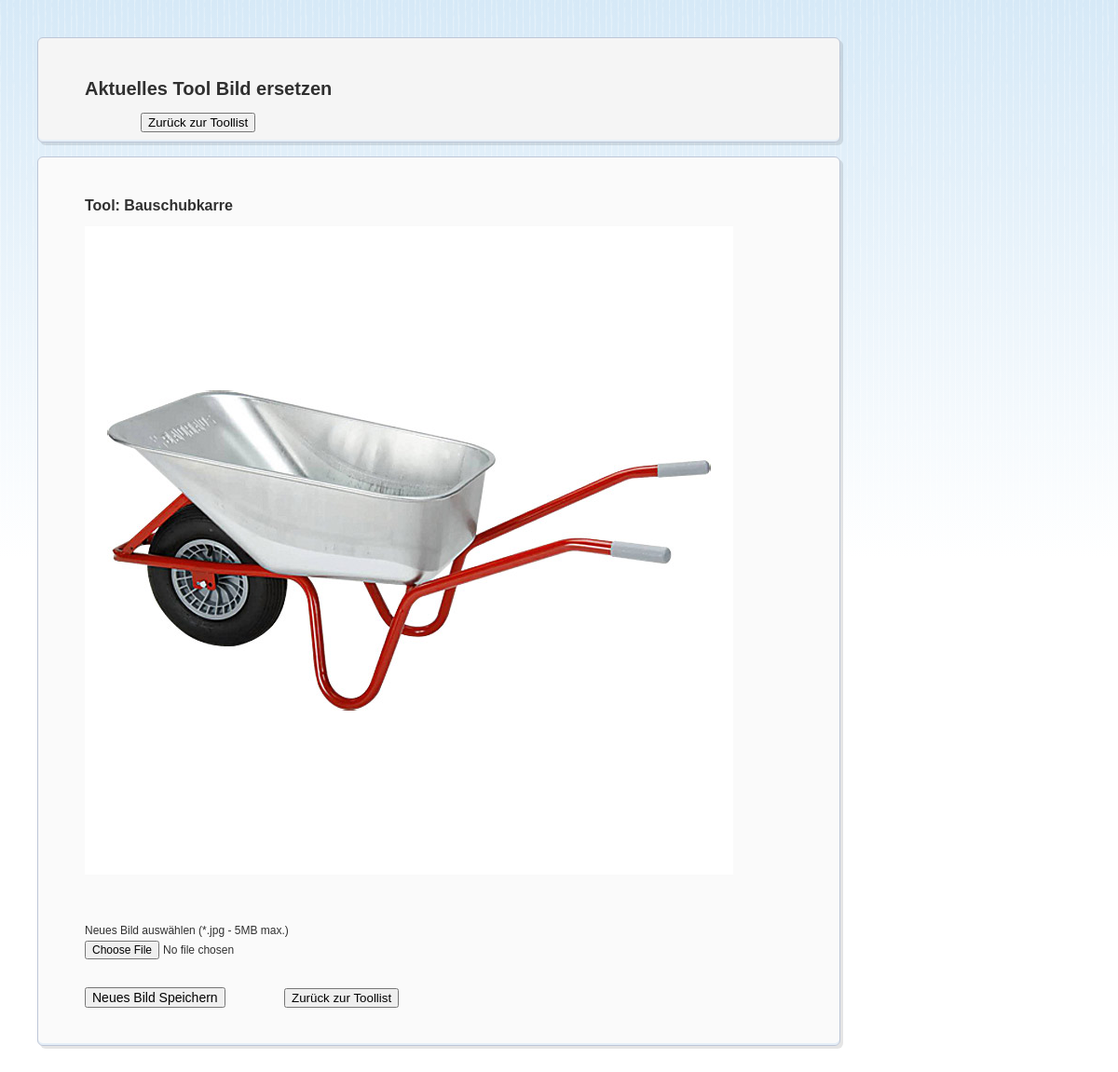
The page /admin/uploadpicture.php?id=11&picture=11.jpg (signed in) on the database its author committed.
### tables this page shows
CREATE TABLE `tool` (
  `id` int(5) UNSIGNED NOT NULL,
  `name` varchar(50) NOT NULL,
  `description` varchar(750) DEFAULT NULL,
  `status_id` tinyint(1) UNSIGNED NOT NULL,
  `picture` varchar(150) DEFAULT NULL,
  `link` varchar(450) DEFAULT NULL,
  `requirements` varchar(500) DEFAULT NULL,
  `year` int(4) UNSIGNED DEFAULT NULL,
  `category_id` int(5) UNSIGNED NOT NULL,
  `owner_id` int(5) UNSIGNED ZEROFILL NOT NULL
);

### admin/uploadpicture.php (the view, shortened to what this page needs)
<?php
include("../dbconn.php");
$id = @$_REQUEST["id"];
$pfad = "../toolpics/";
?>
<!DOCTYPE html>
<html lang="en">
<head>
    <link rel="stylesheet" type="text/css" href="../css/admin.css">
</head>
<body>
    <div class="border">
        <h1>Aktuelles Tool Bild ersetzen</h1>
        <button class="form_button_right_upload" type="button" name="button" value="zurueck" onClick="window.location.href = 'toollist.php';">Zurück zur Toollist</button>
    </div>
    <div id="content" class="border">
        <?php
        $sql = "SELECT * FROM tool WHERE id = $id";
        $result = mysqli_query($conn, $sql);
        $datensatz = mysqli_fetch_assoc($result);
        $name = $datensatz["name"];
        $picture = $datensatz["picture"];
        echo "<h2>Tool: $name </h2>";
        echo "<div class=\"datensatz\">\n";
        if (is_file($pfad . $picture)) {
            echo "<img class=\"adminpicture\" src=\"${pfad}${picture}\" alt=\"${name}\" title=\"${name}\" />";
        }
        else {
            echo "<img class=\"adminbild\" src=\"${pfad}default.jpg\" alt=\"kein Bild\" title=\"kein Bild\" />";
            echo "kein Bild vorhanden";
        }
        echo "</div>\n";
        ?>
        <div id="formular">
            <form method="post" action="<?php echo $_SERVER["SCRIPT_NAME"] ?>" enctype="multipart/form-data">
                <section id="section_input">
                    <label class="form_label" for="datei">Neues Bild auswählen (*.jpg - 5MB max.)</label>
                    <input class="form_input" type="file" name="datei" id="datei" size="32" maxlength="100">
                </section>
                <section id="section_submit">
                    <button class="form_button" type="submit" name="button" value="speichern">Neues Bild Speichern</button>
                    <button class="form_button_right_upload" type="button" name="button" value="zurueck" onClick="window.location.href = 'toollist.php';">Zurück zur Toollist</button>
                </section>
            </form>
        </div>
    </div>
</body>
</html>

### css/admin.css (style rules this page uses)
body { margin: 0px; padding: 40px; font-family: Verdana,Arial,sans-serif; color: rgb(48, 48, 48); background-image: url("stripes.png"), linear-gradient(rgb(214, 233, 247), rgb(255, 255, 255) 600px); background-repeat: repeat-x, no-repeat; font-family: Verdana, Arial, Helvetica, sans-serif; font-size: 12px; }
h1 { font-size: 20px; font-weight:bold; background-color:WhiteSmoke; }
h2 { font-size: 16px; font-weight:bold; }
#content { min-height: 350px; background-color: rgb(250,250,250); }
.border { padding: 30px 10px 10px 50px; width: 800px; border: 1px solid rgb(189, 198, 215); border-radius: 6px; box-shadow: 3px 3px rgba(0, 0, 0, 0.1), 0px -2px rgb(229, 239, 248) inset; background-color:WhiteSmoke; margin-bottom: 15px; }
#formular { font-size: 12px; margin-bottom: 30px; }
.form_label, .form_input, .form_input_select, .form_text { display: block; }
.form_input { width: 350px; margin-top: 4px; margin-bottom: 8px; font-size: 12px; font-family: Verdana, Arial, Helvetica, sans-serif; }
.form_button { font-size: 14px; }
.form_button_right_upload { margin-left: 60px; }
#section_select , #section_input, #section_submit { margin-bottom: 30px; }
.datensatz { margin-bottom: 50px; }

### rows shown on the page
tool: name "Bauschubkarre", picture (picture)
